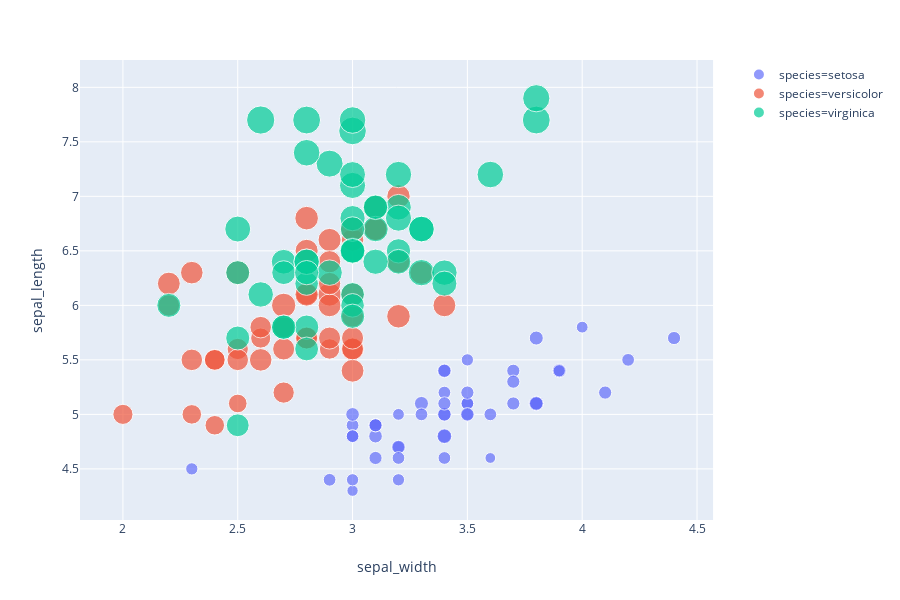

Notebook source saved alongside this figure:
### Code cell
fig = px.scatter(x='sepal_width',
                y='sepal_length',
                 color='species',
                 size='petal_length',
                data_frame=iris)
fig.show()

### Figure 1 — Plotly figure (JSON) as saved in the notebook; plotly's stock layout.template omitted (floating-point values rounded to 4 significant figures)
{"data": [{"hoverlabel": {"namelength": 0}, "hovertemplate": "species=setosa<br>sepal_width=%{x}<br>sepal_length=%{y}<br>petal_length=%{marker.size}", "legendgroup": "species=setosa", "marker": {"color": "#636efa", "size": [1.4, 1.4, 1.3, 1.5, 1.4, 1.7, 1.4, 1.5, 1.4, 1.5, 1.5, 1.6, 1.4, 1.1, 1.2, 1.5, 1.3, 1.4, 1.7, 1.5, 1.7, 1.5, 1, 1.7, 1.9, 1.6, 1.6, 1.5, 1.4, 1.6, 1.6, 1.5, 1.5, 1.4, 1.5, 1.2, 1.3, 1.5, 1.3, 1.5, 1.3, 1.3, 1.3, 1.6, 1.9, 1.4, 1.6, 1.4, 1.5, 1.4], "sizemode": "area", "sizeref": 0.01725, "symbol": "circle"}, "mode": "markers", "name": "species=setosa", "showlegend": true, "type": "scatter", "x": [3.5, 3, 3.2, 3.1, 3.6, 3.9, 3.4, 3.4, 2.9, 3.1, 3.7, 3.4, 3, 3, 4, 4.4, 3.9, 3.5, 3.8, 3.8, 3.4, 3.7, 3.6, 3.3, 3.4, 3, 3.4, 3.5, 3.4, 3.2, 3.1, 3.4, 4.1, 4.2, 3.1, 3.2, 3.5, 3.1, 3, 3.4, 3.5, 2.3, 3.2, 3.5, 3.8, 3, 3.8, 3.2, 3.7, 3.3], "xaxis": "x", "y": [5.1, 4.9, 4.7, 4.6, 5, 5.4, 4.6, 5, 4.4, 4.9, 5.4, 4.8, 4.8, 4.3, 5.8, 5.7, 5.4, 5.1, 5.7, 5.1, 5.4, 5.1, 4.6, 5.1, 4.8, 5, 5, 5.2, 5.2, 4.7, 4.8, 5.4, 5.2, 5.5, 4.9, 5, 5.5, 4.9, 4.4, 5.1, 5, 4.5, 4.4, 5, 5.1, 4.8, 5.1, 4.6, 5.3, 5], "yaxis": "y"}, {"hoverlabel": {"namelength": 0}, "hovertemplate": "species=versicolor<br>sepal_width=%{x}<br>sepal_length=%{y}<br>petal_length=%{marker.size}", "legendgroup": "species=versicolor", "marker": {"color": "#EF553B", "size": [4.7, 4.5, 4.9, 4, 4.6, 4.5, 4.7, 3.3, 4.6, 3.9, 3.5, 4.2, 4, 4.7, 3.6, 4.4, 4.5, 4.1, 4.5, 3.9, 4.8, 4, 4.9, 4.7, 4.3, 4.4, 4.8, 5, 4.5, 3.5, 3.8, 3.7, 3.9, 5.1, 4.5, 4.5, 4.7, 4.4, 4.1, 4, 4.4, 4.6, 4, 3.3, 4.2, 4.2, 4.2, 4.3, 3, 4.1], "sizemode": "area", "sizeref": 0.01725, "symbol": "circle"}, "mode": "markers", "name": "species=versicolor", "showlegend": true, "type": "scatter", "x": [3.2, 3.2, 3.1, 2.3, 2.8, 2.8, 3.3, 2.4, 2.9, 2.7, 2, 3, 2.2, 2.9, 2.9, 3.1, 3, 2.7, 2.2, 2.5, 3.2, 2.8, 2.5, 2.8, 2.9, 3, 2.8, 3, 2.9, 2.6, 2.4, 2.4, 2.7, 2.7, 3, 3.4, 3.1, 2.3, 3, 2.5, 2.6, 3, 2.6, 2.3, 2.7, 3, 2.9, 2.9, 2.5, 2.8], "xaxis": "x", "y": [7, 6.4, 6.9, 5.5, 6.5, 5.7, 6.3, 4.9, 6.6, 5.2, 5, 5.9, 6, 6.1, 5.6, 6.7, 5.6, 5.8, 6.2, 5.6, 5.9, 6.1, 6.3, 6.1, 6.4, 6.6, 6.8, 6.7, 6, 5.7, 5.5, 5.5, 5.8, 6, 5.4, 6, 6.7, 6.3, 5.6, 5.5, 5.5, 6.1, 5.8, 5, 5.6, 5.7, 5.7, 6.2, 5.1, 5.7], "yaxis": "y"}, {"hoverlabel": {"namelength": 0}, "hovertemplate": "species=virginica<br>sepal_width=%{x}<br>sepal_length=%{y}<br>petal_length=%{marker.size}", "legendgroup": "species=virginica", "marker": {"color": "#00cc96", "size": [6, 5.1, 5.9, 5.6, 5.8, 6.6, 4.5, 6.3, 5.8, 6.1, 5.1, 5.3, 5.5, 5, 5.1, 5.3, 5.5, 6.7, 6.9, 5, 5.7, 4.9, 6.7, 4.9, 5.7, 6, 4.8, 4.9, 5.6, 5.8, 6.1, 6.4, 5.6, 5.1, 5.6, 6.1, 5.6, 5.5, 4.8, 5.4, 5.6, 5.1, 5.1, 5.9, 5.7, 5.2, 5, 5.2, 5.4, 5.1], "sizemode": "area", "sizeref": 0.01725, "symbol": "circle"}, "mode": "markers", "name": "species=virginica", "showlegend": true, "type": "scatter", "x": [3.3, 2.7, 3, 2.9, 3, 3, 2.5, 2.9, 2.5, 3.6, 3.2, 2.7, 3, 2.5, 2.8, 3.2, 3, 3.8, 2.6, 2.2, 3.2, 2.8, 2.8, 2.7, 3.3, 3.2, 2.8, 3, 2.8, 3, 2.8, 3.8, 2.8, 2.8, 2.6, 3, 3.4, 3.1, 3, 3.1, 3.1, 3.1, 2.7, 3.2, 3.3, 3, 2.5, 3, 3.4, 3], "xaxis": "x", "y": [6.3, 5.8, 7.1, 6.3, 6.5, 7.6, 4.9, 7.3, 6.7, 7.2, 6.5, 6.4, 6.8, 5.7, 5.8, 6.4, 6.5, 7.7, 7.7, 6, 6.9, 5.6, 7.7, 6.3, 6.7, 7.2, 6.2, 6.1, 6.4, 7.2, 7.4, 7.9, 6.4, 6.3, 6.1, 7.7, 6.3, 6.4, 6, 6.9, 6.7, 6.9, 5.8, 6.8, 6.7, 6.7, 6.3, 6.5, 6.2, 5.9], "yaxis": "y"}], "layout": {"height": 600, "legend": {"itemsizing": "constant", "tracegroupgap": 0}, "margin": {"t": 60}, "xaxis": {"anchor": "y", "domain": [0, 0.98], "title": {"text": "sepal_width"}}, "yaxis": {"anchor": "x", "domain": [0, 1], "title": {"text": "sepal_length"}}}}
